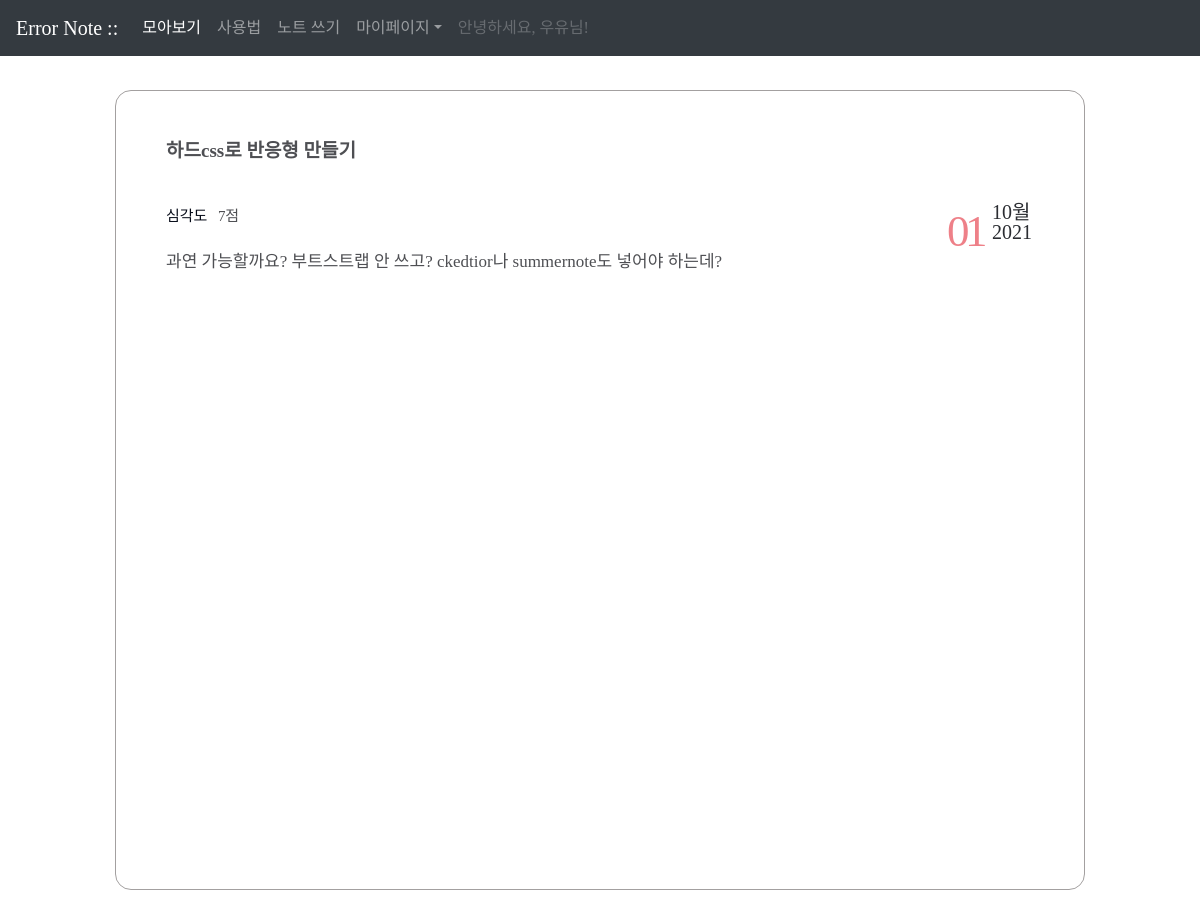
Page /diary/page/9/ (signed in) on the committed database.
### userplate/models.py (models this page shows, shortened)
class User(AbstractUser):
    nickname = models.CharField(max_length=10, unique=True, null=True, validators=[validate_no_special_characters], error_messages={'unique': '이미 사용 중인 닉네임입니다.'},)

### diary/models.py (models this page shows, shortened)
class Page(models.Model):
    title = models.CharField(max_length=50)
    content = models.TextField()
    score = models.IntegerField()
    dt_created = models.DateTimeField(verbose_name="Date Created", auto_now_add=True)
    author = models.ForeignKey(User, on_delete=models.CASCADE)

### diary/views.py (the view)
# urls.py: path('diary/page/<int:pk>/', views.PageDetailView.as_view(), name='page-detail'),
class PageDetailView(DetailView):
    model = Page

### diary/templates/diary/page_detail.html (shortened to what this page needs)
{% extends './base.html' %}
{% block content %}
<div class="wrap-notetext container">
    <div class="notetext row">
        <div class="text-box col-12 col-xs-none">
            <h2>{{object.title}}</h2>
            <div class="score">
                <p>심각도</p>
                <span>{{object.score}}점</span>
            </div>
            <div class="date">
                <span>{{object.dt_created|date:"d"}}</span>
                <div class="month-year">
                    <p class="month">{{object.dt_created|date:"M"}}</p>
                    <p class="year">{{object.dt_created|date:"Y"}}</p>
                </div>
            </div>
            <div class="detail">{{object.content|safe}}</div>
        </div>
    </div>
</div>
{% endblock content %}

### diary/templates/diary/base.html (shortened to what this page needs)
{% load static %}
<!DOCTYPE html>
    <html lang="en">
    <head>
        <link rel="stylesheet" href="https://stackpath.bootstrapcdn.com/bootstrap/4.4.1/css/bootstrap.min.css">
        <link href="https://cdn.jsdelivr.net/npm/summernote@0.8.18/dist/summernote-bs4.min.css" rel="stylesheet">
        <link rel="stylesheet" href="{% static 'diary/css/styles.css' %}" />
        <link
        rel="stylesheet"
        type="text/css"
        href="https://cdn.rawgit.com/moonspam/NanumSquare/master/nanumsquare.css"
        />
        <link
        rel="stylesheet"
        href="https://cdn.jsdelivr.net/gh/projectnoonnu/noonfonts_two@1.0/NanumBarunpen.woff"
        />
    </head>
    <body>
    <nav class="navbar navbar-expand-md navbar-dark bg-dark fixed-top">
        <a class="navbar-brand" href="#">Error Note ::</a>
        <div class="collapse navbar-collapse" id="navbarsExample04">
            <ul class="navbar-nav mr-auto">
            <li class="nav-item active">
                <a class="nav-link" href="{% url 'page-list' %}">모아보기<span class="sr-only">(current)</span></a>
            </li>
            <li class="nav-item">
                <a class="nav-link" href="{% url 'info' %}">사용법</a>
            </li>
            <li class="nav-item">
                <a class="nav-link" href="{% url 'page-create' %}">노트 쓰기</a>
            </li>
            <li class="nav-item dropdown">
                <a class="nav-link dropdown-toggle" href="http://example.com" id="dropdown04" data-toggle="dropdown" aria-haspopup="true" aria-expanded="false">마이페이지</a>
            </li>
            <li class="nav-item">
                {% if user.is_authenticated %}
                <a class="nav-link disabled" href="#">안녕하세요, {{user.nickname}}님!</a>
                {% endif %}
            </li>
            </ul>
        </div>
        </nav>
    {% block content %} {% endblock content %}
</body>
</html>

### diary/static/diary/css/styles.css (style rules this page uses)
h1,h2,h3,p,a,ul,li { margin: 0; padding: 0; font-family: 'NanumSquare'; list-style: none; text-decoration: none; outline: none; }
html { position: relative; min-height: 100%; margin: 0; }
body { margin: 0; padding: 0; -webkit-font-smoothing: antialiased; -moz-osx-font-smoothing: auto; }
.wrap-notetext { padding-top: 90px; padding-bottom: 150px; }
.notetext { margin: 0 70px; }
.text-box { position: relative; width: 840px; height: 100%; min-height: 800px; max-height: 1040px; margin: 0 auto; padding: 49px 50px 100px; border-radius: 16px; border: solid 1px #a3a0a0; background-color: #ffffff; }
.text-box h2 { padding-bottom: 30px; font-family: 'NanumSquare'; color: #4e4f53; font-size: 19px; font-weight: bold; }
.text-box .score { padding: 10px 0 20px; }
.text-box .score p { display: inline-block; font-family: 'NanumSquare'; color: #060b18; font-size: 15px; }
.text-box .score span { padding-left: 6px; font-family: 'NanumBarunpen'; color: #4e4f53; font-size: 15px; letter-spacing: -0.29px; }
.text-box .date { overflow: hidden; position: absolute; top: 107px; right: 52px; }
.text-box .date span { float: left; font-family: 'NanumSquare'; color: #ee8088; font-size: 45px; letter-spacing: -4.47px; }
.text-box .date .month-year { float: left; padding: 4px 0 0 9px; }
.text-box .date p { font-family: 'NanumSquare'; color: #2b2d32; font-size: 20px; text-align: left; text-transform: capitalize; line-height: 1; }
.text-box .detail { overflow-y: scroll; max-height: 800px; font-family: 'NanumBarunpen'; color: #4e4f53; font-size: 17px; line-height: 1.8; }

### rows in the picture
User: nickname "우유"
Page: title "하드css로 반응형 만들기", score "7", dt_created "01", dt_created "10월", dt_created "2021", content "과연 가능할까요? 부트스트랩 안 쓰고? ckedtior나 summernote도 넣어야 하는데?"
